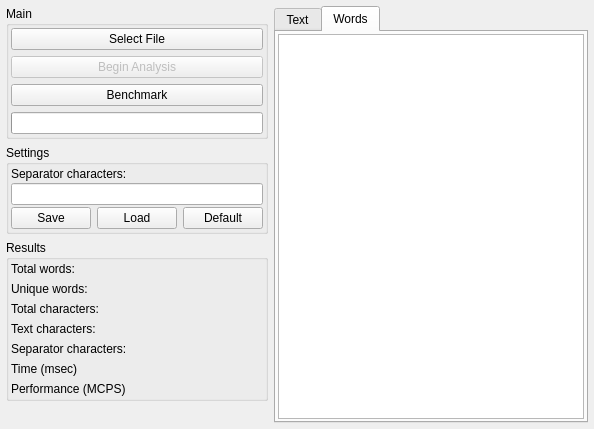
<?xml version="1.0" encoding="UTF-8"?>
<ui version="4.0">
 <class>Widget</class>
 <widget class="QWidget" name="Widget">
  <property name="geometry">
   <rect>
    <x>0</x>
    <y>0</y>
    <width>594</width>
    <height>429</height>
   </rect>
  </property>
  <property name="windowTitle">
   <string>Widget</string>
  </property>
  <property name="styleSheet">
   <string notr="true"/>
  </property>
  <layout class="QVBoxLayout" name="verticalLayout_12">
   <property name="spacing">
    <number>3</number>
   </property>
   <property name="margin">
    <number>2</number>
   </property>
   <item>
    <layout class="QHBoxLayout" name="horizontalLayout" stretch="1,10">
     <property name="spacing">
      <number>2</number>
     </property>
     <property name="margin">
      <number>2</number>
     </property>
     <item>
      <layout class="QVBoxLayout" name="verticalLayout">
       <property name="sizeConstraint">
        <enum>QLayout::SetFixedSize</enum>
       </property>
       <property name="margin">
        <number>2</number>
       </property>
       <item>
        <widget class="QGroupBox" name="groupBox">
         <property name="sizePolicy">
          <sizepolicy hsizetype="Preferred" vsizetype="Preferred">
           <horstretch>0</horstretch>
           <verstretch>0</verstretch>
          </sizepolicy>
         </property>
         <property name="title">
          <string>Main</string>
         </property>
         <layout class="QVBoxLayout" name="verticalLayout_4">
          <property name="spacing">
           <number>2</number>
          </property>
          <property name="margin">
           <number>2</number>
          </property>
          <item>
           <layout class="QVBoxLayout" name="verticalLayout_3">
            <item>
             <layout class="QHBoxLayout" name="horizontalLayout_3"/>
            </item>
            <item>
             <widget class="QPushButton" name="selectBtn">
              <property name="text">
               <string>Select File</string>
              </property>
             </widget>
            </item>
            <item>
             <widget class="QPushButton" name="beginBtn">
              <property name="enabled">
               <bool>false</bool>
              </property>
              <property name="text">
               <string>Begin Analysis</string>
              </property>
             </widget>
            </item>
            <item>
             <widget class="QPushButton" name="benchBtn">
              <property name="enabled">
               <bool>true</bool>
              </property>
              <property name="text">
               <string>Benchmark</string>
              </property>
             </widget>
            </item>
            <item>
             <widget class="QProgressBar" name="prog">
              <property name="value">
               <number>0</number>
              </property>
              <property name="textVisible">
               <bool>false</bool>
              </property>
             </widget>
            </item>
           </layout>
          </item>
         </layout>
        </widget>
       </item>
       <item>
        <widget class="QGroupBox" name="groupBox_2">
         <property name="title">
          <string>Settings</string>
         </property>
         <layout class="QVBoxLayout" name="verticalLayout_5">
          <property name="spacing">
           <number>2</number>
          </property>
          <property name="margin">
           <number>2</number>
          </property>
          <item>
           <widget class="QLabel" name="label">
            <property name="text">
             <string>Separator characters:</string>
            </property>
           </widget>
          </item>
          <item>
           <widget class="QLineEdit" name="separatorsEdit"/>
          </item>
          <item>
           <layout class="QHBoxLayout" name="horizontalLayout_4">
            <item>
             <widget class="QPushButton" name="saveSepBtn">
              <property name="text">
               <string>Save</string>
              </property>
             </widget>
            </item>
            <item>
             <widget class="QPushButton" name="loadSepBtn">
              <property name="text">
               <string>Load</string>
              </property>
             </widget>
            </item>
            <item>
             <widget class="QPushButton" name="defaultSepBtn">
              <property name="text">
               <string>Default</string>
              </property>
             </widget>
            </item>
           </layout>
          </item>
         </layout>
        </widget>
       </item>
       <item>
        <widget class="QGroupBox" name="groupBox_3">
         <property name="cursor">
          <cursorShape>ArrowCursor</cursorShape>
         </property>
         <property name="title">
          <string>Results</string>
         </property>
         <layout class="QVBoxLayout" name="verticalLayout_6">
          <property name="spacing">
           <number>2</number>
          </property>
          <property name="margin">
           <number>2</number>
          </property>
          <item>
           <layout class="QHBoxLayout" name="horizontalLayout_5">
            <item>
             <layout class="QVBoxLayout" name="verticalLayout_8">
              <item>
               <widget class="QLabel" name="label_3">
                <property name="text">
                 <string>Total words:</string>
                </property>
               </widget>
              </item>
              <item>
               <widget class="QLabel" name="label_8">
                <property name="text">
                 <string>Unique words:</string>
                </property>
               </widget>
              </item>
              <item>
               <widget class="QLabel" name="label_7">
                <property name="text">
                 <string>Total characters:</string>
                </property>
               </widget>
              </item>
              <item>
               <widget class="QLabel" name="label_6">
                <property name="text">
                 <string>Text characters:</string>
                </property>
               </widget>
              </item>
              <item>
               <widget class="QLabel" name="label_5">
                <property name="text">
                 <string>Separator characters:</string>
                </property>
               </widget>
              </item>
              <item>
               <widget class="QLabel" name="label_4">
                <property name="text">
                 <string>Time (msec)</string>
                </property>
               </widget>
              </item>
              <item>
               <widget class="QLabel" name="label_2">
                <property name="text">
                 <string>Performance (MCPS)</string>
                </property>
               </widget>
              </item>
             </layout>
            </item>
            <item>
             <layout class="QVBoxLayout" name="verticalLayout_7">
              <item>
               <widget class="QLabel" name="totalWordsLbl">
                <property name="text">
                 <string/>
                </property>
               </widget>
              </item>
              <item>
               <widget class="QLabel" name="uniqueWordsLbl">
                <property name="text">
                 <string/>
                </property>
               </widget>
              </item>
              <item>
               <widget class="QLabel" name="totalCharLbl"/>
              </item>
              <item>
               <widget class="QLabel" name="textCharLbl"/>
              </item>
              <item>
               <widget class="QLabel" name="sepCharLbl"/>
              </item>
              <item>
               <widget class="QLabel" name="timeLbl"/>
              </item>
              <item>
               <widget class="QLabel" name="mcpiLbl"/>
              </item>
             </layout>
            </item>
           </layout>
          </item>
         </layout>
        </widget>
       </item>
       <item>
        <spacer name="verticalSpacer">
         <property name="orientation">
          <enum>Qt::Vertical</enum>
         </property>
         <property name="sizeHint" stdset="0">
          <size>
           <width>20</width>
           <height>40</height>
          </size>
         </property>
        </spacer>
       </item>
       <item>
        <spacer name="verticalSpacer_2">
         <property name="orientation">
          <enum>Qt::Vertical</enum>
         </property>
         <property name="sizeHint" stdset="0">
          <size>
           <width>20</width>
           <height>40</height>
          </size>
         </property>
        </spacer>
       </item>
       <item>
        <widget class="QLabel" name="status">
         <property name="text">
          <string/>
         </property>
        </widget>
       </item>
      </layout>
     </item>
     <item>
      <layout class="QVBoxLayout" name="verticalLayout_2">
       <property name="margin">
        <number>2</number>
       </property>
       <item>
        <widget class="QTabWidget" name="tabWidget">
         <property name="currentIndex">
          <number>1</number>
         </property>
         <widget class="QWidget" name="tab">
          <attribute name="title">
           <string>Text</string>
          </attribute>
          <layout class="QVBoxLayout" name="verticalLayout_10">
           <property name="spacing">
            <number>2</number>
           </property>
           <property name="margin">
            <number>2</number>
           </property>
           <item>
            <widget class="QPlainTextEdit" name="plainTextEdit">
             <property name="enabled">
              <bool>false</bool>
             </property>
            </widget>
           </item>
           <item>
            <layout class="QVBoxLayout" name="verticalLayout_9">
             <item>
              <layout class="QHBoxLayout" name="horizontalLayout_7">
               <item>
                <widget class="QPushButton" name="editBtn">
                 <property name="styleSheet">
                  <string notr="true"/>
                 </property>
                 <property name="text">
                  <string>Edit</string>
                 </property>
                </widget>
               </item>
               <item>
                <widget class="QPushButton" name="doneBtn">
                 <property name="enabled">
                  <bool>false</bool>
                 </property>
                 <property name="text">
                  <string>Done</string>
                 </property>
                </widget>
               </item>
              </layout>
             </item>
            </layout>
           </item>
          </layout>
         </widget>
         <widget class="QWidget" name="tab_2">
          <attribute name="title">
           <string>Words</string>
          </attribute>
          <layout class="QVBoxLayout" name="verticalLayout_11">
           <property name="margin">
            <number>2</number>
           </property>
           <item>
            <widget class="QTableView" name="tableView"/>
           </item>
          </layout>
         </widget>
        </widget>
       </item>
      </layout>
     </item>
    </layout>
   </item>
  </layout>
 </widget>
 <layoutdefault spacing="6" margin="11"/>
 <resources/>
 <connections/>
</ui>
